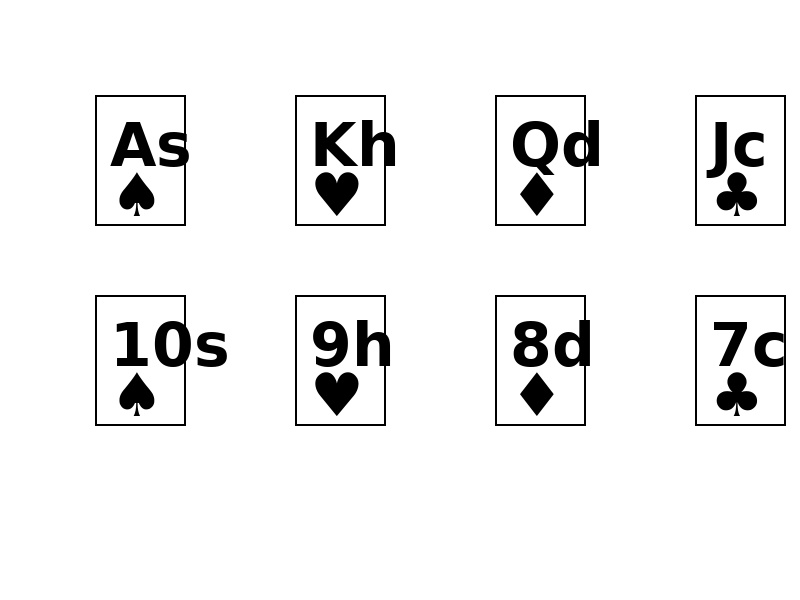
#> input picture test_cards_simple.jpg, 800 x 600 px, found by its file name
$ python ocr_only_detector.py
#> lines starting #> are read from the running program, lines starting #| are printed output that depends on the picture; after the words box and inside, x2 and y2 are one past the last pixel; in counts of white or black regions, pixels touching at a corner belong together
#> in detect_cards, image is the input picture: shape (600, 800, 3); min 0, max 255, mean 239.6
import cv2
import numpy as np
import pytesseract
from PIL import Image
import os
import logging
from typing import List, Tuple, Optional
import re

# Configure logging
logging.basicConfig(level=logging.INFO)
logger = logging.getLogger(__name__)

class OCROnlyCardDetector:
    def __init__(self):
        """
        Initialize the OCR-only card detector
        """
        # OCR configuration for better accuracy
        self.ocr_config = r'--oem 3 --psm 6 -c tessedit_char_whitelist=0123456789AJQK♠♥♦♣SsHhDdCc'

        # Card suits and ranks for validation
        self.valid_ranks = {'A', '2', '3', '4', '5', '6', '7', '8', '9', '10', 'J', 'Q', 'K'}
        self.valid_suits = {'♠', '♥', '♦', '♣', 's', 'h', 'd', 'c', 'S', 'H', 'D', 'C'}

        # OCR error correction mappings
        self.rank_corrections = {
            '0': 'O',
            '1': 'I',
            '5': 'S',
            'G': '6',
            'B': '8',
            'T': '7',
            'l': '1',
            'O': '0',
            'I': '1'
        }

        # Suit symbol mappings
        self.suit_symbols = {
            '♠': 's', '♥': 'h', '♦': 'd', '♣': 'c',
            'S': 's', 'H': 'h', 'D': 'd', 'C': 'c',
            'SPADES': 's', 'HEARTS': 'h', 'DIAMONDS': 'd', 'CLUBS': 'c'
        }

    def _preprocess_image(self, image: np.ndarray) -> np.ndarray:
        """Preprocess input image for better OCR"""
        # Convert to grayscale if needed
        if len(image.shape) == 3:
            image = cv2.cvtColor(image, cv2.COLOR_BGR2GRAY)
#> image: shape (600, 800)

        # Apply noise reduction
        image = cv2.medianBlur(image, 5)
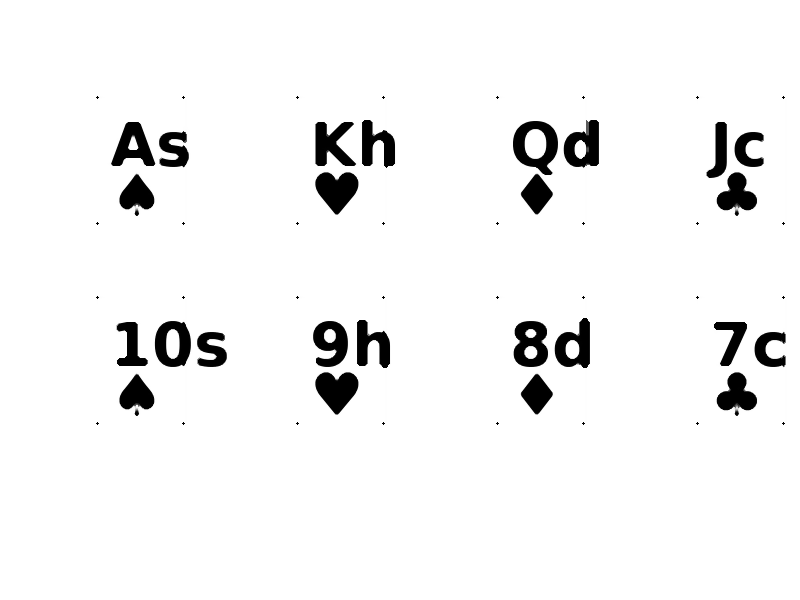
#> image: shape (600, 800); min 0, max 255, mean 243

        # Apply CLAHE for better contrast
        clahe = cv2.createCLAHE(clipLimit=3.0, tileGridSize=(8, 8))
        image = clahe.apply(image)

        # Apply morphological operations to clean up
        kernel = np.ones((2, 2), np.uint8)
        image = cv2.morphologyEx(image, cv2.MORPH_CLOSE, kernel)
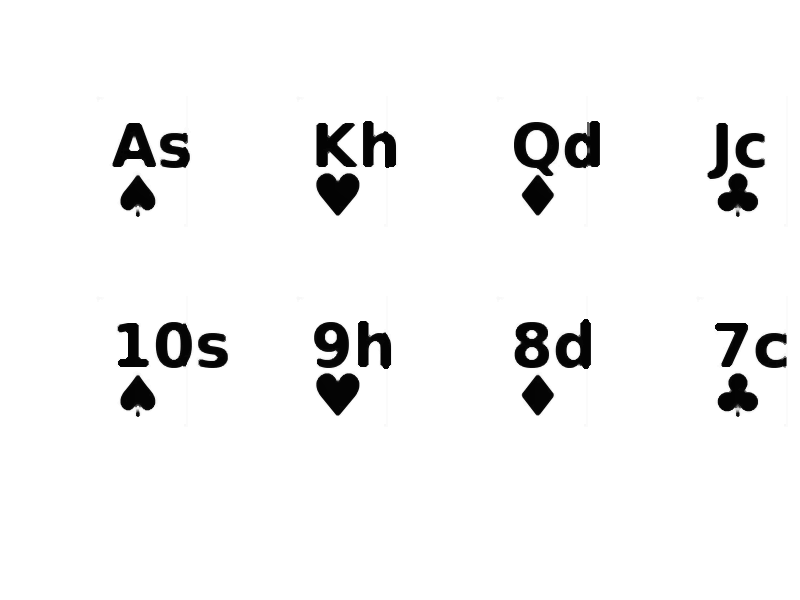
#> image: shape (600, 800); min 2, max 255, mean 243.3

        return image

    # [48 lines left out: functions _extract_text_regions, _extract_card_regions, not called in this run]

    def _ocr_region(self, image: np.ndarray, region: Tuple[int, int, int, int]) -> str:
        """Extract text from a specific region using OCR"""
#> called with region = (0, 0, 800, 600)
        x, y, w, h = region

        # Extract region with some padding
        padding = 10
        x1 = max(0, x - padding)
        y1 = max(0, y - padding)
        x2 = min(image.shape[1], x + w + padding)
#> x2 = 800
        y2 = min(image.shape[0], y + h + padding)
#> y2 = 600

        roi = image[y1:y2, x1:x2]

        # Enhance the ROI for better OCR
        roi = cv2.resize(roi, None, fx=3, fy=3, interpolation=cv2.INTER_CUBIC)

        # Apply additional preprocessing
        roi = cv2.GaussianBlur(roi, (3, 3), 0)
        roi = cv2.adaptiveThreshold(roi, 255, cv2.ADAPTIVE_THRESH_GAUSSIAN_C,
                                   cv2.THRESH_BINARY, 11, 2)
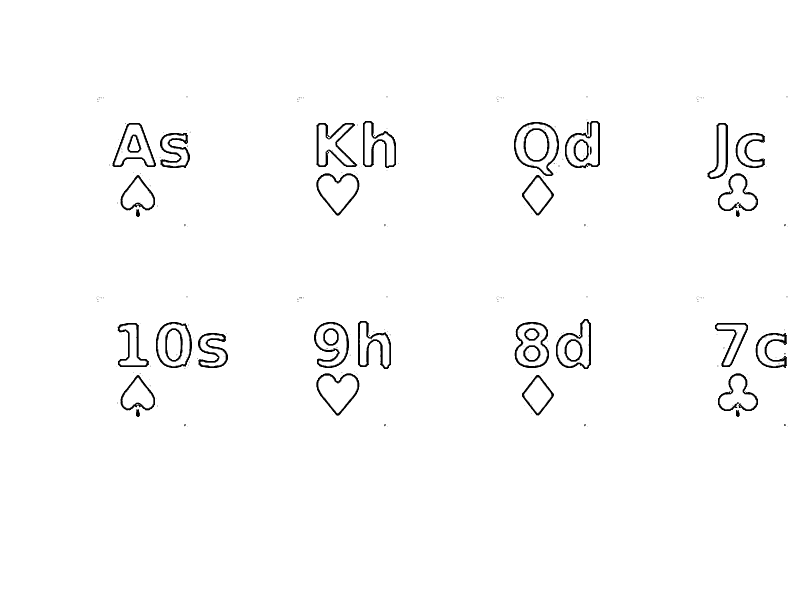
#> roi: shape (1800, 2400) (shown at 1/3 size); 98.3% white; 301 black regions (257 under 20 px), largest, box (x1, y1, x2, y2) and area: (949, 369, 1072, 501) 3575, (1074, 963, 1173, 1107) 3366, (1089, 363, 1188, 504) 3170

        try:
            # Convert to PIL Image for pytesseract
            pil_image = Image.fromarray(roi)

            # Extract text using OCR
            text = pytesseract.image_to_string(pil_image, config=self.ocr_config)
            text = text.strip()

            return text
        except Exception as e:
            logger.error(f"OCR error: {e}")
            return ""

    # [79 lines left out: functions _clean_and_validate_text, _extract_card_from_word, _find_card_patterns, not called in this run]

    def detect_cards(self, image_path: str) -> List[Tuple[str, float]]:
        """
        Detect cards in image using OCR only

        Args:
            image_path: Path to input image

        Returns:
            List of tuples: (card_label, confidence)
        """
        # Load and validate image
        image = cv2.imread(image_path)
        if image is None:
            logger.error(f"Could not load image: {image_path}")
            return []

        # Preprocess image
        processed_image = self._preprocess_image(image)

        all_detected_cards = []

        # Method 1: OCR on the entire image
        full_text = self._ocr_region(processed_image, (0, 0, processed_image.shape[1], processed_image.shape[0]))
        full_image_cards = self._clean_and_validate_text(full_text)
        all_detected_cards.extend([(card, 0.7) for card in full_image_cards])

        # Method 2: OCR on detected card regions
        card_regions = self._extract_card_regions(processed_image)
        for region in card_regions:
            region_text = self._ocr_region(processed_image, region)
            region_cards = self._clean_and_validate_text(region_text)
            all_detected_cards.extend([(card, 0.8) for card in region_cards])

        # Method 3: OCR on detected text regions
        text_regions = self._extract_text_regions(processed_image)
        for region in text_regions:
            region_text = self._ocr_region(processed_image, region)
            region_cards = self._clean_and_validate_text(region_text)
            all_detected_cards.extend([(card, 0.6) for card in region_cards])

        # Remove duplicates and sort by confidence
        unique_cards = {}
        for card, confidence in all_detected_cards:
            if card not in unique_cards or confidence > unique_cards[card]:
                unique_cards[card] = confidence

        final_results = [(card, conf) for card, conf in unique_cards.items()]
        final_results.sort(key=lambda x: x[1], reverse=True)

        logger.info(f"Detected {len(final_results)} cards using OCR")
        for card, conf in final_results:
            logger.info(f"  {card}: {conf:.3f}")

        return final_results

def main():
    """Test the OCR-only card detector"""
    detector = OCROnlyCardDetector()

    # Test with available images
    test_images = ["test_cards_simple.jpg", "test_cards_realistic.jpg", "test_hand.jpg"]

    for test_image in test_images:
        if os.path.exists(test_image):
            logger.info(f"Testing with image: {test_image}")
            results = detector.detect_cards(test_image)

            print(f"\nResults for {test_image}:")
            if results:
                for card, confidence in results:
                    print(f"  {card}: {confidence:.3f}")
            else:
                print("  No cards detected")
        else:
            logger.info(f"Image not found: {test_image}")

if __name__ == "__main__":
    main()
#> (the call stopped at in _ocr_region, `text = pytesseract.image_to_string(pil_image, config=self.ocr_config)`: pytesseract is not available in this run)
